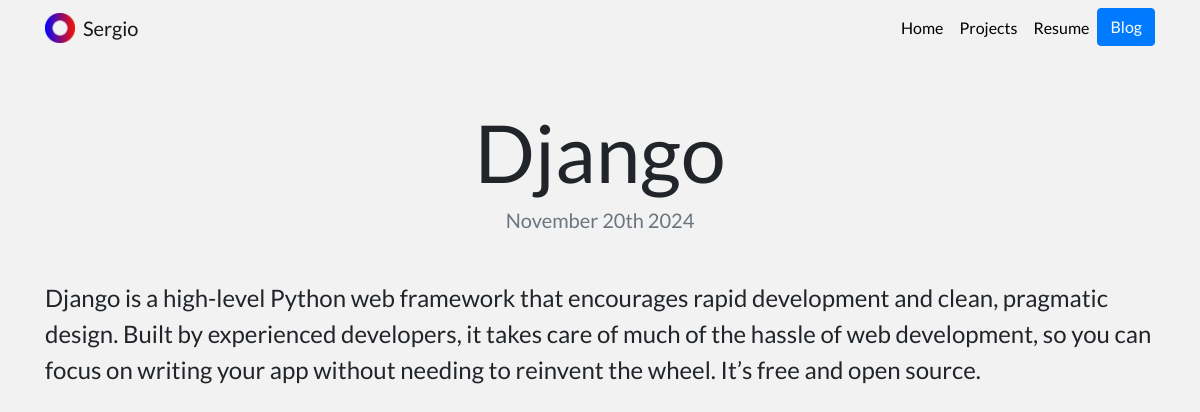
Page /blog/3 on the committed database.
### blogApp/models.py (models this page shows, shortened)
class Blog(models.Model):
    title = models.CharField(max_length=200)
    description = models.TextField()
    date = models.DateField()

### blogApp/views.py (the view)
# urls.py: path('<int:blog_id>', views.detail, name='detail'),
def detail(request, blog_id):
    blog = get_object_or_404(Blog, pk=blog_id)
    return render(request, 'blog/detail.html', {'blog':blog})

### blogApp/templates/blog/detail.html (shortened to what this page needs)
{% extends "portfolio/base.html" %} {% load static %} {% block content %}
<h1 class="text-center mt-5" id="blogdetailtitle">{{ blog.title }}</h1>
<h5 class="text-center text-muted mb-5">{{ blog.date|date:'F jS Y' }}</h5>
<p>{{ blog.description|safe }}</p>
{% endblock %}

### portfolioApp/static/portfolio/custom.css (style rules this page uses)
body { background-color: #f2f2f2; font-family: 'Lato', sans-serif; }
@media (min-width: 992px) { #blogdetailtitle { font-size: 5rem; } }

### blogApp/templates/blog/detail.html (style rules this page uses)
p { font-size: 1.5em; }

### rows in the picture
Blog: title "Django", date "November 20th 2024", description "Django is a high-level Python web framework that encourages rapid development and clean, pragmatic design. Built by experienced developers, it takes care of much of the hassle of web development, so you can focus on writing your app without needing to reinvent the wheel. It’s free and open source."
